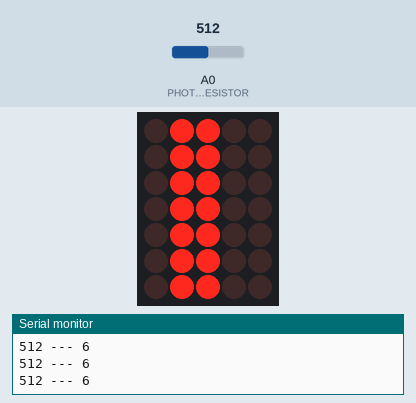
This sketch was run on a simulated Arduino Uno, built with avr-gcc and run on an emulated ATmega328P. On the bench: 5×7 LED matrix, the last lines printed to the serial monitor. Wiring (inferred from the names in the program): LED matrix (orientation assumed): rows pin 2, pin 3, pin 4, pin 5, pin 6, pin 7, A5; columns pin 8, pin 9, pin 11, pin 12, pin 13. The inputs (shaded band) are chosen by the test bench; at power-on: A0 (PHOTORESISTOR) = 512. Random numbers use the default seed unless the sketch sets one.

Above: at 1.2 s.
1.3 s: A0 (PHOTORESISTOR) set to 494
At 2.5 s:
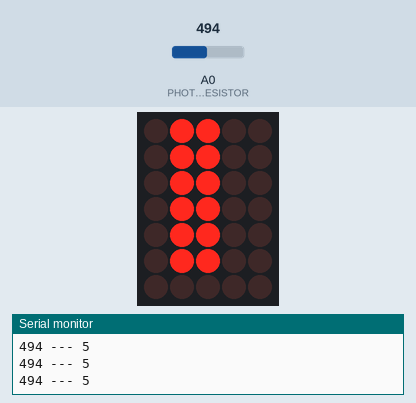
2.8 s: A0 (PHOTORESISTOR) set to 454
At 3.6 s:
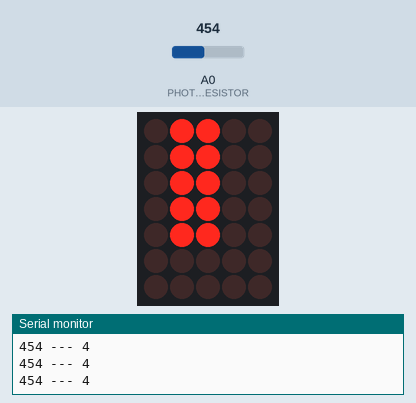
4.4 s: A0 (PHOTORESISTOR) set to 417
At 5.1 s:
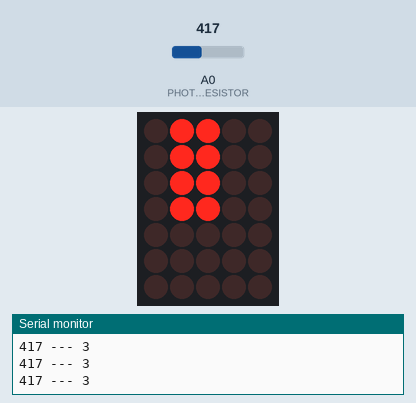
6.0 s: A0 (PHOTORESISTOR) set to 306
At 6.7 s:
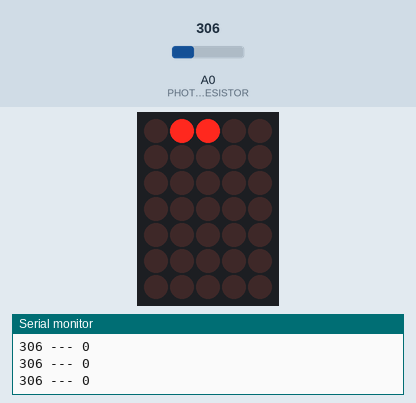
7.6 s: A0 (PHOTORESISTOR) set to 511
At 8.9 s:
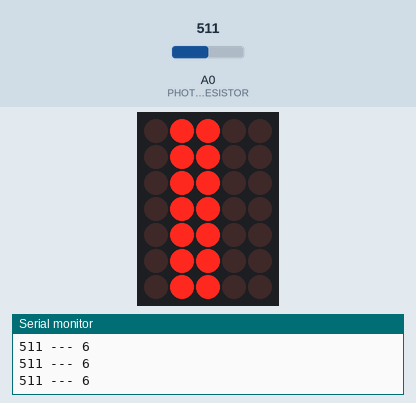
9.2 s: A0 (PHOTORESISTOR) set to 122
At 9.7 s:
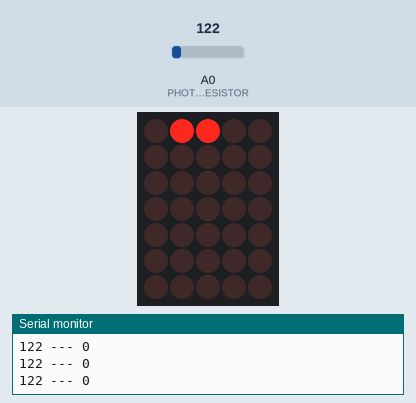
Timing chart, 0 to 11.8 s (numbered marks = the images above; inputs shaded):
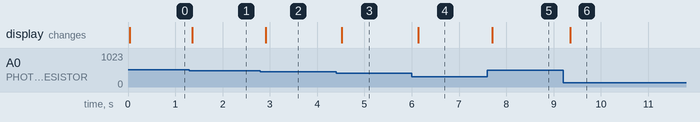

Measured:
- the behaviour switches between 510 and 509 on A0 (PHOTORESISTOR) (found by bisection; images 0 and 1)
- the behaviour switches between 470 and 469 on A0 (PHOTORESISTOR) (found by bisection; images 1 and 2)
- the behaviour switches between 430 and 429 on A0 (PHOTORESISTOR) (found by bisection; images 2 and 3)
- after the input at 1.3 s, the display: changes after 0.06 s (image 1)
- after the input at 2.8 s, the display: changes after 0.12 s (image 2)
- after the input at 4.4 s, the display: changes after 0.12 s (image 3)
- after the input at 6.0 s, the display: changes after 0.13 s (image 4)
- after the input at 7.6 s, the display: changes after 0.10 s (image 5)
- after the input at 9.2 s, the display: changes after 0.15 s (image 6)

The sketch:

Ex11b_Light_Meter_Bar_Graph.ino
```cpp
//========== SEED Electronics/Coding Workshop Exercise 11b ==========

//Purpose: Light meter as graphical bar graph
//Date: May 28, 2018


#include "BBGame115.h"
Display display;


//--- Constant definitions ---
#define PHOTORESISTOR   A0


void setup()
{
  //Initialize LED matrix display
  display.Setup(11,5);

  //Input for photoresistor
  pinMode(PHOTORESISTOR,INPUT);

  //Serial communication with computer over USB
  Serial.begin(115200);
  Serial.println("Hello");
}


//--- Global variables ---
int light = 0;


//---------- Loop routine that runs repeatedly ----------

void loop()
{
  //Read analog input A0 from photoresistor
  light = analogRead(PHOTORESISTOR);

  //Calculate a value based on light reading from photoresistor
  int X = map(light,270,670,0,10);
  if (X < 0) X = 0;
  if (X > 10) X = 10;

  //Send light, X variable values to print on Serial Monitor
  Serial.print(light);
  Serial.print(" --- ");
  Serial.println(X);

  //Draw a vertical bar of height X and scroll display
  display.Clear();
  display.hLine(1,0,X);
  display.hLine(2,0,X);
  delay(100);
}
```

BBGame115Hardware.cpp
```cpp
//========== BBMATRIX54 HARDWARE LIBARY ==========

//Date: June 30, 2019

#include "BBGame115.h"


//---------- DISPLAY CLASS ----------

// Purpose: To abstract the BBGame115 LED matrix as a display,
// with methods/functions to clear the display, draw a dot,
// draw horizontal or vertical lines and draw text.


byte displayRows[5] = { 8, 9, 11, 12, 13 };
byte displayCols[11] = { 2, 3, 4, 5, 6, 7, A5, A4, A3, A2, A1 };

byte displayBuffer[11];
int  displayCounter = 0;
byte displaySlowdownFactor = 1;
byte displayScanRow = 0;


void Display::Setup(byte _numCols, byte _numRows)
{
  numCols = _numCols;
  numRows = _numRows;
  if(numCols > 11) numCols = 11;
  if(numRows > 5)  numRows = 5;

  int i,j;
  for(i = 0; i < 11; i++) pinMode(displayCols[i], OUTPUT);
  for(j = 0; j < 5; j++)  pinMode(displayRows[j], OUTPUT);
  Clear();

  SetupTimedRefresh();
}


void Display::Clear()
{
  byte *p = displayBuffer;
  for(byte i = 0; i < numCols; i++)
    (*(p++)) = 0;
}


byte Display::MakeBit(byte y)
{
  return (1 << (4 - y));
}


byte Display::SetPixel(byte x, byte y, byte c)
{
  if ((x<0) || (x>=numCols)) return 0;

  byte mask = ~(16 >> y);
  byte bits = (c << (4 - y));
  noInterrupts();
  displayBuffer[x] &= mask;
  displayBuffer[x] |= bits;
  interrupts();

  return bits;
}


void Display::SetByte(byte x, byte bits)
{
  if ((x<0) || (x>=numCols)) return;

  noInterrupts();
  displayBuffer[x] |= bits;
  interrupts();
}


void Display::vLine(byte x, byte y1, byte y2)
{
  if (y1 == 255) y1 = 0;
  if (y2 == 255) y2 = numRows;
  for(byte i = y1; i <= y2; i++)
    SetPixel(x, i, 1);
}


void Display::hLine(byte y, byte x1, byte x2)
{
  if (x1 == 255) x1 = 0;
  if (x2 == 255) x2 = numCols;
  for(byte i = x1; i <= x2; i++)
    SetPixel(i, y, 1);
}


void Display::hShift(byte dir, bool wrap)
{
  signed char incr = (dir == 0) ? +1 : -1;
  byte *p1 = (dir == 0) ? (displayBuffer+1) : (displayBuffer+numCols-2);
  byte *p2 = p1 - incr;
  byte *p0 = p2;
  byte v0 = (wrap == false) ? 0 : (*p2);

  for(byte i = 0; i < (numCols-1); i++)
  {
    (*p2) = (*p1);
    p1 += incr;
    p2 += incr;
  }
  (*p2) = v0;
}


void Display::vShift(byte dir, bool wrap)
{
  byte shiftedOutBits;

  for(byte i = 0; i < numCols; i++)
  {
    if (dir == 0)
    {
      shiftedOutBits = (displayBuffer[i] & 0x8) >> 3;
      displayBuffer[i] <<= 1;
}
    else
    {
      shiftedOutBits = (displayBuffer[i] & 0x1) << 3;
      displayBuffer[i] >>= 1;
    }

    if (wrap == true)
      displayBuffer[i] |= shiftedOutBits;
  }
}

void Display::SetSlowdown(byte factor)
{
  if (factor < 1) factor = 1;
  displaySlowdownFactor = factor;
}


void Display::SetupTimedRefresh()
{
  cli();//stop interrupts

  //set timer2 interrupt at 8kHz
  TCCR2A = 0;// set entire TCCR2A register to 0
  TCCR2B = 0;// same for TCCR2B
  TCNT2  = 0;//initialize counter value to 0

  // set compare match register for 8khz increments
  OCR2A = 60;// = n / (8000*8) - 1 (must be <256)

  // turn on CTC mode
  TCCR2A |= (1 << WGM21);
  TCCR2B |= (1 << CS20); //100 - 64 scaler, 1 ms
  TCCR2B |= (1 << CS21); //110 - 256 scaler, 4 ms
  TCCR2B |= (1 << CS22); //111 - 1024 scaler, 16 ms

  // enable timer compare interrupt
  TIMSK2 |= (1 << OCIE2A);

  sei();//allow interrupts
}


SIGNAL(TIMER2_COMPA_vect)
{
  byte j = displayScanRow;
  byte on_value;

  displayCounter++;
  if ((displayCounter % displaySlowdownFactor) != 0) return;

  digitalWrite(displayRows[0], 1);
  digitalWrite(displayRows[1], 1);
  digitalWrite(displayRows[2], 1);
  digitalWrite(displayRows[3], 1);
  digitalWrite(displayRows[4], 1);
  for(byte i = 0; i < 11; i++)
    digitalWrite(displayCols[i], 0);

  digitalWrite(displayRows[j], 0);
  byte *p = displayBuffer;
  byte mask = 16 >> j;
  for(byte i = 0; i < 11; i++)
    digitalWrite(displayCols[i], ((*(p++)) & mask) ? 1 : 0);

  noInterrupts();
  displayScanRow++;
  displayScanRow %= 5;
  interrupts();
}


//---------- BUTTONS CLASS ----------

// Purpose: To simplify the use of the pushbuttons on the
// BBGame115 board. The BtnPressed() method/function only
// returns true one time after a buttons is pressed, and it
// is not reset until the button is released.


byte buttonPins[3] = { A0, A7, A6 };


void Buttons::Setup()
{
    for(byte i = 0; i < 3; i++)
    {
        pinMode(buttonPins[i], INPUT);
        btnWasNotPressed[i] = true;
    }
}


bool Buttons::BtnDown(byte i)
{
    bool BtnPressedNow = analogRead(buttonPins[i])>30;
    return BtnPressedNow;
}


bool Buttons::BtnPressed(byte i)
{
    bool BtnPressedNow = analogRead(buttonPins[i])>30;
    if(btnWasNotPressed[i] && BtnPressedNow)
    {
      btnWasNotPressed[i] = false;
      return true;
    }
    else
    {
      if(!BtnPressedNow)
        btnWasNotPressed[i] = true;
      return false;
    }
}


//---------- SOUND CLASS ----------

// Purpose: To output sound tones through the piezoelectric
// speaker on the the BBGame115 board.


void Sound::Setup()
{
  pinMode(SNDPIN,OUTPUT);
  tone = 0;
  duration = 0;
  noisy = false;
}


void Sound::Update(int counter)
{
  if (duration > 0)
  {
    duration--;
    analogWrite(SNDPIN,tone);
    if (noisy && (counter%2 == 0))
      analogWrite(SNDPIN,0);
  }
  else
    analogWrite(SNDPIN,0);
}


void Sound::StartSound(byte _tone, byte _duration, bool _noisy)
{
  tone = _tone;
  duration = _duration;
  noisy = _noisy;
}


//---------- TEXTDISPLAY CLASS ----------

// Purpose: To draw alphanumeric characters and punctuation on the
// BBGame115 display.


TextDisplay::TextDisplay(Display& _display):
  display(_display)
{
}


void TextDisplay::DisplayText(String s, int pos)
{
  byte n = s.length();
  byte np = GetWidth(s);
  byte const *p;

  for(byte i=0; i< n; i++)
  {
    GetCharPixelData(s[i],&np,&p);
    for(byte j=0; j<np; j++)
    {
      display.SetByte(pos+j, pgm_read_byte_near(p+j));
    }
    pos += np;
    if (i < (n-1)) pos += 1;
  }
}


void TextDisplay::DisplayTextCentered(String s)
{
  byte np = GetWidth(s);
  int pos = (display.numCols - np) / 2;
  if (pos < 0) pos = 0;
  DisplayText(s, pos);
}


int TextDisplay::GetWidth(String s)
{
  byte n = s.length();
  byte np;
  byte const *p;

  int pos = 0;
  for(int i = 0; i < n; i++)
  {
    GetCharPixelData(s[i],&np,&p);
    pos += np;
    if (i < (n-1)) pos += 1;
  }

  return pos;
}


void TextDisplay::ScrollText(String s, int counter)
{
  int pos = display.numCols - (counter % getScrollWidth(s));
  display.Clear();
  DisplayText(s, pos);
}


int TextDisplay::getScrollWidth(String s)
{
  int width = display.numCols + GetWidth(s) + display.numCols;
  return width;
}


const byte PROGMEM font3x5[] =
{
3, 0x00, 0x00, 0x00, 0x00, 0x00, // (space)
1, 0x1D, 0x00, 0x00, 0x00, 0x00, // !
2, 0x18, 0x18, 0x00, 0x00, 0x00, // "
4, 0x0A, 0x1F, 0x1F, 0x0A, 0x00, // #
3, 0x0A, 0x1F, 0x0A, 0x00, 0x00, // $
3, 0x12, 0x04, 0x09, 0x00, 0x00, // %
3, 0x0A, 0x15, 0x17, 0x00, 0x00, // &
1, 0x18, 0x00, 0x00, 0x00, 0x00, // '
2, 0x0E, 0x11, 0x00, 0x00, 0x00, // (
2, 0x11, 0x0E, 0x00, 0x00, 0x00, // )
3, 0x0A, 0x04, 0x0A, 0x00, 0x00, // *
3, 0x04, 0x0E, 0x04, 0x00, 0x00, // +
2, 0x01, 0x02, 0x00, 0x00, 0x00, // ,
3, 0x04, 0x04, 0x04, 0x00, 0x00, // -
1, 0x01, 0x00, 0x00, 0x00, 0x00, // .
4, 0x01, 0x02, 0x04, 0x08, 0x00, // /

3, 0x0E, 0x11, 0x0E, 0x00, 0x00, // 0
2, 0x08, 0x1F, 0x00, 0x00, 0x00, // 1
3, 0x13, 0x15, 0x09, 0x00, 0x00, // 2
3, 0x11, 0x15, 0x0A, 0x00, 0x00, // 3
3, 0x1C, 0x04, 0x1F, 0x00, 0x00, // 4
3, 0x1D, 0x15, 0x12, 0x00, 0x00, // 5
3, 0x0E, 0x15, 0x16, 0x00, 0x00, // 6
3, 0x10, 0x17, 0x18, 0x00, 0x00, // 7
3, 0x0A, 0x15, 0x0A, 0x00, 0x00, // 8
3, 0x0C, 0x15, 0x0E, 0x00, 0x00, // 9

1, 0x0A, 0x00, 0x00, 0x00, 0x00, // :
2, 0x01, 0x0A, 0x00, 0x00, 0x00, // ;
2, 0x04, 0x0A, 0x00, 0x00, 0x00, // <
3, 0x0A, 0x0A, 0x0A, 0x00, 0x00, // =
2, 0x0A, 0x04, 0x00, 0x00, 0x00, // >
3, 0x10, 0x15, 0x08, 0x00, 0x00, // ?
3, 0x0E, 0x15, 0x0D, 0x00, 0x00, // @

3, 0x0F, 0x14, 0x0F, 0x00, 0x00, // A
3, 0x1F, 0x15, 0x0A, 0x00, 0x00, // B
3, 0x0E, 0x11, 0x11, 0x00, 0x00, // C
3, 0x1F, 0x11, 0x0E, 0x00, 0x00, // D
3, 0x1F, 0x15, 0x15, 0x00, 0x00, // E
3, 0x1F, 0x14, 0x14, 0x00, 0x00, // F
3, 0x0E, 0x11, 0x17, 0x00, 0x00, // G
3, 0x1F, 0x04, 0x1F, 0x00, 0x00, // H
1, 0x1F, 0x00, 0x00, 0x00, 0x00, // I
3, 0x01, 0x01, 0x1E, 0x00, 0x00, // J
3, 0x1F, 0x04, 0x1B, 0x00, 0x00, // K
3, 0x1F, 0x01, 0x01, 0x00, 0x00, // L
3, 0x1F, 0x0C, 0x1F, 0x00, 0x00, // M

3, 0x1F, 0x10, 0x0F, 0x00, 0x00, // N
3, 0x0E, 0x11, 0x0E, 0x00, 0x00, // O
3, 0x1F, 0x14, 0x08, 0x00, 0x00, // P
3, 0x0E, 0x11, 0x0F, 0x00, 0x00, // Q
3, 0x1F, 0x14, 0x0B, 0x00, 0x00, // R
3, 0x09, 0x15, 0x12, 0x00, 0x00, // S
3, 0x10, 0x1F, 0x10, 0x00, 0x00, // T
3, 0x1E, 0x01, 0x1E, 0x00, 0x00, // U
3, 0x1E, 0x03, 0x1E, 0x00, 0x00, // V
3, 0x1F, 0x06, 0x1F, 0x00, 0x00, // W
3, 0x1B, 0x04, 0x1B, 0x00, 0x00, // X
3, 0x18, 0x07, 0x18, 0x00, 0x00, // Y
3, 0x13, 0x15, 0x19, 0x00, 0x00, // Z

2, 0x1F, 0x11, 0x09, 0x00, 0x00, // [
4, 0x08, 0x04, 0x02, 0x01, 0x00, // \
2, 0x11, 0x1F, 0x00, 0x00, 0x00, // ]
3, 0x08, 0x10, 0x08, 0x00, 0x00, // ^
3, 0x01, 0x01, 0x01, 0x00, 0x00, // _
};


void TextDisplay::GetCharPixelData(char c, byte *np, byte const **p)
{
  int index = 0;
  if((c >= ' ') && (c <= '_'))
    index = c - ' ';
  else if((c >= 'a') && (c <= 'z'))
    index = c - 'a' + 33;
  else
    index = 0;
  index *= 6;
  (*np) = pgm_read_byte_near(font3x5+index);
  (*p) = font3x5 + index + 1;
}
```

BBGame115SpaceInv.cpp
```cpp
//========== BBGAME115 SPACE INVADERS GAME LIBARY ==========

//Date: May 30, 2018


#include "BBGame115SpaceInv.h"
#include <EEPROM.h>


extern Display display;
Sound sound;
int numHits = 0;


//---------- SPACESHIP CLASS ----------

// Purpose: To implement a spaceship that moves up and down on the
// left side of the display area.


Spaceship::Spaceship()
{
    pos = 2;
    bitImage = 0;
    state = 1;
}


void Spaceship::Draw(Display &display)
{
    byte a = Display::MakeBit(pos);

    switch(state)
    {
    case 1://Normal
      display.SetPixel(0,pos,1);
      bitImage = display.SetPixel(1,pos,1);
      break;

    case 2:
    case 4:
    case 6:
      //Explosion 1
      //display.SetByte(0, (a<<1)|(a>>1));
      //display.SetByte(1, (a<<1)|(a>>1));
      //display.SetByte(2, a);
      state++;
      break;

    case 3:
    case 5:
      //Explosion 2
      display.SetByte(0,a);
      display.SetByte(1,a);
      state++;
      break;

    case 0:
    default:
      state = 1;
      break;
    }
}


void Spaceship::Move(int8_t dir)
{
  if((dir==+1) && (pos < 4)) pos++;
  if((dir==-1) && (pos > 0)) pos--;
}


void Spaceship::CheckHit(Aliens &aliens)
{
  if (state != 1) return;

  for(byte i=0; i<aliens.num; i++)
  {
    if (aliens.state[i]==1)
    {
      if ((aliens.pos[i] <= 1) && (aliens.aliens[i] & bitImage))
      {
        state = 2;
        aliens.state[i] = 0;
        aliens.pos[i] = 11;
        //sound.StartSound(60, 10); //spaceship hit
      }
    }
  }
}


void Spaceship::SetPos(byte externalPos)
{
  pos = externalPos;
}


//---------- LASER CLASS ----------

// Purpose: To implement a firing laser that starts at the position
// of the spaceship and rapidly moves across the display area. A function
// for collision detection the the Aliens class is also implemented.


Laser::Laser()
{
    fired = false;
    pos = -1;
    distance = -1;
    bitImage = 0;
    counter = 0;
    sound.Setup();
}


void Laser::Draw(Display &display)
{
  if (fired)
    bitImage = display.SetPixel(distance,pos,1);
}


void Laser::Update(int counter_)
{
  counter = counter_;

  if(distance > 10)
  {
      fired = false;
      return;
  }

  if(counter%1==0)
  {
    if(fired) distance++;
  }
}


void Laser::Fire(int shipPos)
{
  if(!fired)
  {
    fired = true;
    distance = 0;
    pos = shipPos;
    sound.StartSound(120, 5);
  }
}


void Laser::CheckHit(Aliens &aliens)
{
  if (fired && (distance >= 2))
  {
    for(byte i=0; i<aliens.num; i++)
      if((aliens.pos[i]==distance) && (aliens.state[i]!=0))
      {
        if(bitImage & aliens.aliens[i])
        {
          aliens.state[i] = ALIEN_HIT;
          pos = 11;
          fired = false;
          sound.StartSound(200, 15, true); //alien explosion
          numHits++;
        }
      }
  }

  //Also take care of sound update here, because this is always called
  sound.Update(counter);
}


void Laser::SetPos(bool externalFired, byte externalPos, byte externalDistance)
{
  fired = externalFired;
  pos = externalPos;
  distance = externalDistance;
  bitImage = display.MakeBit(pos);

  if ((fired == true) && (distance == 0))
    sound.StartSound(120, 5);
}


void Laser::SetCounter(int externalCounter)
{
  counter = externalCounter;
}


bool Laser::IsStillFired()
{
  return fired;
}


int Laser::GetNumHits()
{
  return numHits;
}


//---------- ALIENS CLASS ----------

// Purpose: To implement an object that creates game levels with waves
// of aliens moving across the display.


// ----- Game levels with different waves of aliens -----

GameLevel defaultGameLevels[] =
{
  { 150, 700, 20, 40, ALIENWAVE_RANDOM, 0, 4, 2 },
  { 200, 200, 20, 20, ALIENWAVE_MARCH,  1, 2, 1 },
  { 200, 500, 20, 40, ALIENWAVE_RANDOM, 0, 4, 2 },
  { 200, 200, 15, 15, ALIENWAVE_MARCH,  2, 3, 1 },
  { 200, 300, 15, 30, ALIENWAVE_RANDOM, 0, 4, 2 },
  {  50, 0,   0 ,  0, ALIENWAVE_END,    0, 0, 0 }
};

int counter2 = 0;


// ----- Aliens class methods -----

Aliens::Aliens()
{
  num = 0;
  next = 0;
  level = 0;

  numLevels = 0;
  SetGameLevels(defaultGameLevels);

  //Get random numbers seed value from EEPROM location 10
  byte rndSeed;
  EEPROM.get(10, rndSeed);
  randomSeed(rndSeed);
}


void Aliens::Draw(Display &display)
{
  for(byte i=0; i<num; i++)
  {
    if(state[i] != 0)
    {
      byte a = aliens[i];
      switch(state[i])
      {
      case 1://Normal
        display.SetByte(pos[i],a);
        break;

      case 2:
      case 4:
      case 6:
        //Explosion 1
        display.SetByte(pos[i]-1, a);
        display.SetByte(pos[i], (a<<1)|(a>>1));
        display.SetByte(pos[i]+1, a);
        state[i]++;
        break;

      case 3:
      case 5:
        //Explosion 2
        display.SetByte(pos[i],a);
        state[i]++;
        break;

      case 0:
      default:
        state[i] = 0;
        pos[i] = 11;
        break;
      }
    }
    display.SetByte(pos[i],aliens[i]);
  }
}


void Aliens::Update(int counter)
{
  if ((counter > levels[level].end) && (counter >= levels[level+1].start))
  {
    counter2 = 0;
    level++;
  }

  if ((counter % levels[level].update_interval) == 0)
  {
    for(byte i=0; i<num; i++)
    {
      if(state[i]==1)
      {
          if(pos[i]>=0)
              pos[i]--;
          else
          {
              pos[i] = 11;
              state[i] = 0;
          }
      }
    }
  }
}


byte NewAlienRandom(int counter, byte min, byte max)
{
    byte y = random(max-min+1) + min;
    return Display::MakeBit(y);
}


byte NewAlienMarch(int counter, byte min, byte max)
{
    byte y = 3 - ((counter2++ % (max-min+1)) + min);
    return Display::MakeBit(y);
}


void Aliens::AddAlien(int counter)
{
    GameLevel *L = &(levels[level]);

    if (counter > L->end) return;

    L = &(levels[level]);
    if ((counter < L->start) || (counter > L->end)) return;

    byte i = next;
    if (num < 12) num++;

    aliens[i] = 0;
    state[i] = 0;
    if (L->type == ALIENWAVE_RANDOM)
    {
      aliens[i] = NewAlienRandom(counter,L->min,L->max);
      pos[i] = 11;
      state[i] = 1;
    }
    if (L->type == ALIENWAVE_MARCH)
    {
      aliens[i] = NewAlienMarch(counter,L->min,L->max);
      pos[i] = 11;
      state[i] = 1;
    }

    next++;
    next %= 12;
}


int Aliens::NextAlienInterval()
{
  return levels[level].add_interval;
}


void Aliens::SetGameLevels(GameLevel *newLevels)
{
  levels = newLevels;
  int current_time = 0;

  int i = 0;
  do
  {
    levels[i].start = current_time + levels[i].start_delay;
    levels[i].end = levels[i].start + levels[i].duration;
    current_time = levels[i].end;
    if (levels[i].add_interval < levels[i].update_interval) levels[i].add_interval = levels[i].update_interval;
    i++;
  }
  while(levels[i-1].type != ALIENWAVE_END);
  numLevels = i;

  AdjustGameLevelGaps(levels);
}


void Aliens::AdjustGameLevelGaps(GameLevel *newLevels)
{
  for(byte i = 0; i < (numLevels-1); i++)
  {
    //If update interval is different...
    if(levels[i].update_interval != levels[i+1].update_interval)
    {
      //Calculate adjustment needed in gap
      int gap = levels[i+1].start - levels[i].end;
      int neededGap = levels[i].update_interval * 12;

      //For any insufficient gap or for last wave...
      if((gap < neededGap) || (i == (numLevels-2)))
      {
        //Adjust all subsequent gaps
        int gapAdjustment = neededGap - gap;
        for(byte j = i+1; j < numLevels; j++)
        {
          levels[j].start += gapAdjustment;
          levels[j].end += gapAdjustment;
        }
      }
    }
  }
}


bool Aliens::Finished()
{
  if (level >= numLevels)
  {
    //Put score in EEPROM location 10 for next power up
    EEPROM.put(10, (byte)numHits);

    //Return true to indicate game is done
    return true;
  }
  else
  {
    //Return false to indicate game is not done yet
    return false;
  }
}
```
